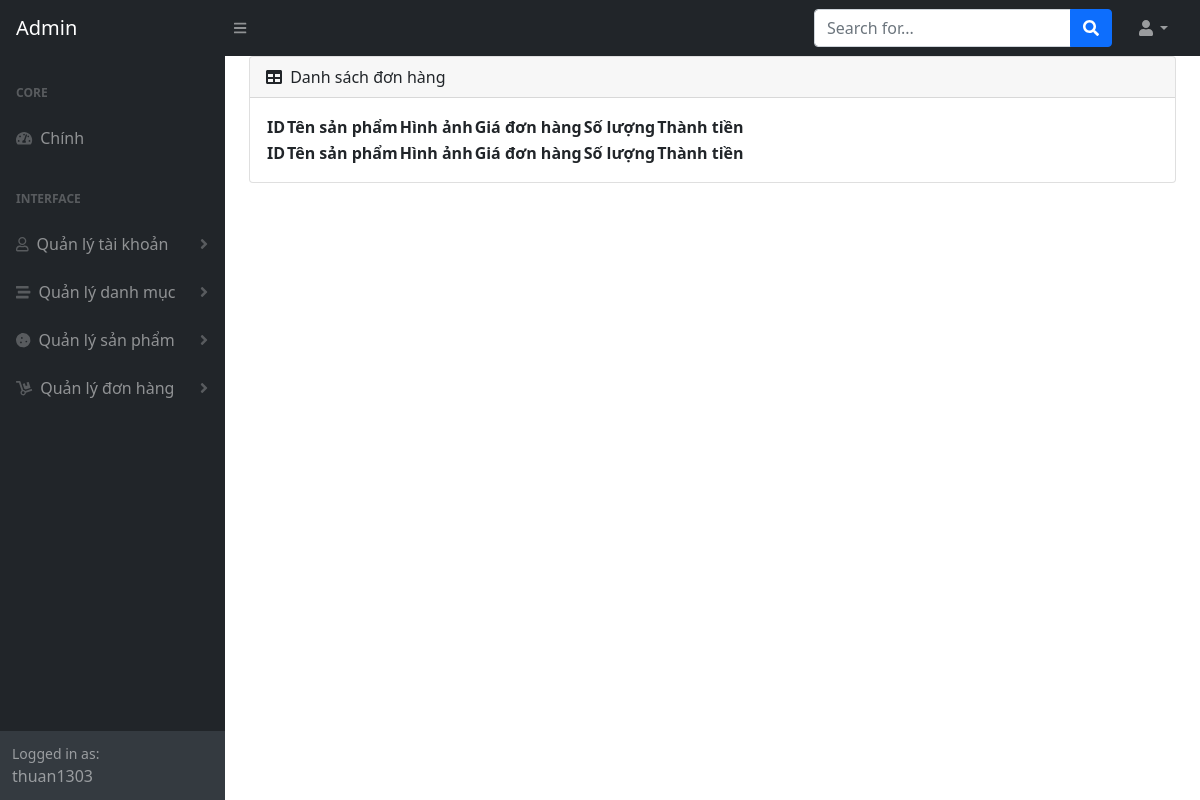
Before: /admin/index.php?module=detailsorder&id=63 (signed in) with the older database file.
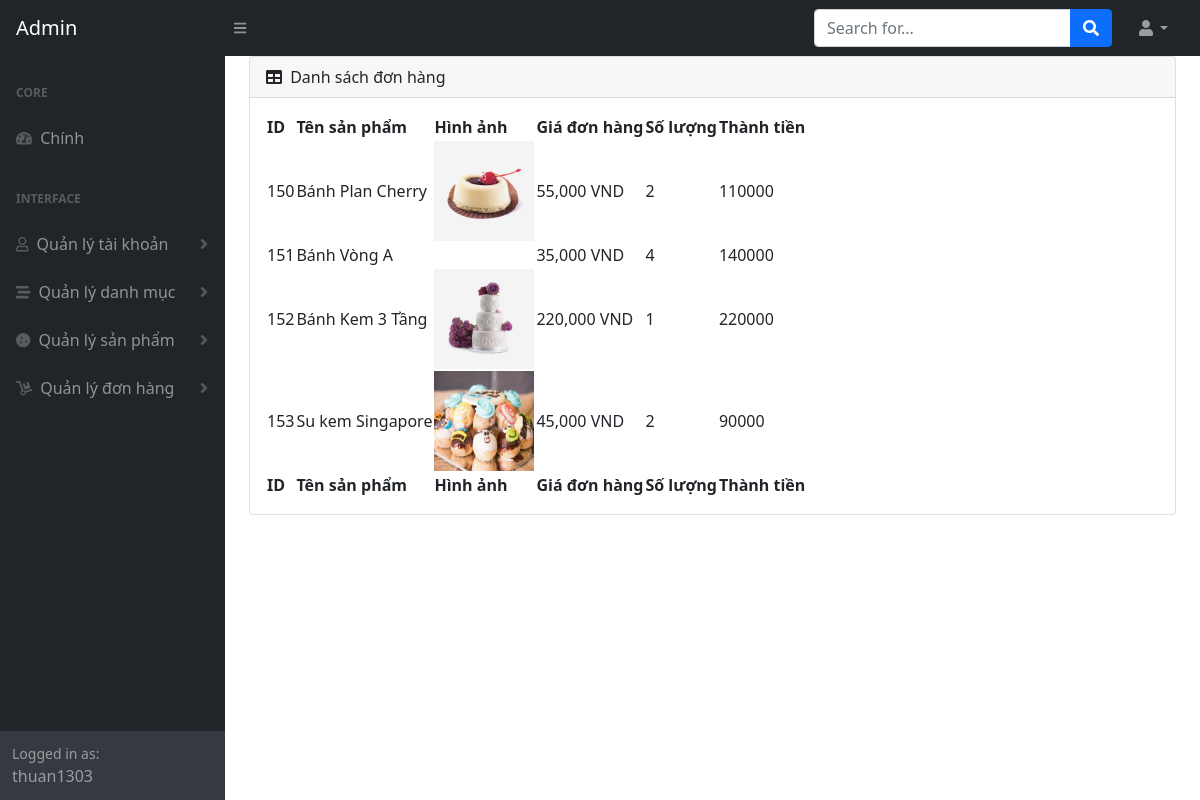
After: the same page with the newer database file.
### tables this page shows
CREATE TABLE `product` (
  `id` int(10) NOT NULL,
  `name` varchar(255) NOT NULL,
  `image` varchar(255) NOT NULL,
  `description` text NOT NULL,
  `price` double NOT NULL,
  `cat_id` int(10) NOT NULL
);

### admin/modules/detailsorder.php (the view, shortened to what this page needs)
<?php
include('../conn.php');
?>
<div class="card mb-4">
    <div class="card-header">
        <i class="fas fa-table me-1"></i>
        Danh sách đơn hàng
    </div>
    <div class="card-body">
        <table id="datatablesSimple">
            <thead>
                <tr>
                    <th>ID</th>
                    <th>Tên sản phẩm</th>
                    <th>Hình ảnh</th>
                    <th>Giá đơn hàng</th>
                    <th>Số lượng</th>
                    <th>Thành tiền</th>
                </tr>
            </thead>
            <tfoot>
                <tr>
                    <th>ID</th>
                    <th>Tên sản phẩm</th>
                    <th>Hình ảnh</th>
                    <th>Giá đơn hàng</th>
                    <th>Số lượng</th>
                    <th>Thành tiền</th>
                </tr>
            </tfoot>
            <tbody>
                <?php
                if (isset($_GET["id"])) {
                    $sql_query = "SELECT * FROM `order-details`, `product` WHERE `order-details`.`id`=`product`.`id` AND `order_id` =" . $_GET["id"];
                    $result = mysqli_query($connect, $sql_query);
                }
                while ($row = mysqli_fetch_array($result)) { ?>
                    <tr>
                        <td><?php echo $row["orderdetail_id"] ?></td>
                        <td><?php echo $row["name"] ?></td>
                        <td><img src="../upload/<?php echo $row["image"] ?>" alt=""></td>
                        <td><?php echo number_format($row["price"], 0, '', ',') ?> VND</td>
                        <td><?php echo $row["quantity"] ?></td>
                        <td><?php echo $row["total"] ?></td>
                    </tr>
                <?php }
                ?>
            </tbody>
    </div>
</div>

### admin/index.php (shortened to what this page needs)
<!DOCTYPE html>
<html lang="en">
<head>
    <link href="https://cdn.jsdelivr.net/npm/simple-datatables@latest/dist/style.css" rel="stylesheet" />
    <link href="css/styles.css" rel="stylesheet" />
</head>
<body class="sb-nav-fixed">
    <?php
    include('./modules/header.php');
    ?>
    <div id="layoutSidenav">
        <?php
        include('./modules/sidenav.php');
        ?>
        <div id="layoutSidenav_content">
            <div class="container-fluid px-4">
                <?php
                if (isset($_GET["module"])) {
                    $module = $_GET["module"];
                    include('./modules/' . $module . '.php');
                } else {
                    include('./modules/dashboard.php');
                }
                ?>
            </div>
        </div>
    </div>
</body>
</html>

### admin/modules/header.php (shortened to what this page needs)
<nav class="sb-topnav navbar navbar-expand navbar-dark bg-dark">
    <a class="navbar-brand ps-3" href="index.php">Admin</a>
    <button class="btn btn-link btn-sm order-1 order-lg-0 me-4 me-lg-0" id="sidebarToggle" href="#!"><i class="fas fa-bars"></i></button>
    <form class="d-none d-md-inline-block form-inline ms-auto me-0 me-md-3 my-2 my-md-0">
        <div class="input-group">
            <input class="form-control" type="text" placeholder="Search for..." aria-label="Search for..." aria-describedby="btnNavbarSearch" />
            <button class="btn btn-primary" id="btnNavbarSearch" type="button"><i class="fas fa-search"></i></button>
        </div>
    </form>
    <ul class="navbar-nav ms-auto ms-md-0 me-3 me-lg-4">
        <li class="nav-item dropdown">
            <a class="nav-link dropdown-toggle" id="navbarDropdown" href="#" role="button" data-bs-toggle="dropdown" aria-expanded="false"><i class="fas fa-user fa-fw"></i></a>
        </li>
    </ul>
</nav>

### admin/modules/sidenav.php (shortened to what this page needs)
<div id="layoutSidenav_nav">
    <nav class="sb-sidenav accordion sb-sidenav-dark" id="sidenavAccordion">
        <div class="sb-sidenav-menu">
            <div class="nav">
                <div class="sb-sidenav-menu-heading">Core</div>
                <a class="nav-link" href="index.php">
                    <div class="sb-nav-link-icon"><i class="fas fa-tachometer-alt"></i></div>
                    Chính
                </a>
                <div class="sb-sidenav-menu-heading">Interface</div>
                <a class="nav-link collapsed" href="#" data-bs-toggle="collapse" data-bs-target="#collapseLayouts" aria-expanded="false" aria-controls="collapseLayouts">
                    <div class="sb-nav-link-icon"><i class="far fa-user"></i></div>
                    Quản lý tài khoản
                    <div class="sb-sidenav-collapse-arrow"><i class="fas fa-angle-down"></i></div>
                </a>
                <a class="nav-link collapsed" href="#" data-bs-toggle="collapse" data-bs-target="#collapseLayouts" aria-expanded="false" aria-controls="collapseLayouts">
                    <div class="sb-nav-link-icon"><i class="fas fa-stream"></i></div>
                    Quản lý danh mục
                    <div class="sb-sidenav-collapse-arrow"><i class="fas fa-angle-down"></i></div>
                </a>
                <a class="nav-link collapsed" href="#" data-bs-toggle="collapse" data-bs-target="#collapseLayouts" aria-expanded="false" aria-controls="collapseLayouts">
                    <div class="sb-nav-link-icon"><i class="fas fa-cookie"></i></div>
                    Quản lý sản phẩm
                    <div class="sb-sidenav-collapse-arrow"><i class="fas fa-angle-down"></i></div>
                </a>
                <a class="nav-link collapsed" href="#" data-bs-toggle="collapse" data-bs-target="#collapseLayouts" aria-expanded="false" aria-controls="collapseLayouts">
                    <div class="sb-nav-link-icon"><i class="fas fa-dolly"></i></div>
                    Quản lý đơn hàng
                    <div class="sb-sidenav-collapse-arrow"><i class="fas fa-angle-down"></i></div>
                </a>
            </div>
        </div>
        <div class="sb-sidenav-footer">
            <div class="small">Logged in as:</div>
            <?php
            if (isset($_SESSION["login"]) && $_SESSION["login"]["7"] == 1) {
                echo $_SESSION["login"]["1"];
            }
            ?>
        </div>
    </nav>
</div>

### admin/modules/detailsorder.php (style rules this page uses)
tbody td img { width: 100px; }

Changed rows visible on the page:
added order-details: orderdetail_id "150", product.name "Bánh Plan Cherry", product.image (picture), product.price "55,000", quantity "2", total "110000"
added order-details: orderdetail_id "151", product.name "Bánh Vòng A", product.price "35,000", quantity "4", total "140000"
added order-details: orderdetail_id "152", product.name "Bánh Kem 3 Tầng", product.image (picture), product.price "220,000", quantity "1", total "220000"
added order-details: orderdetail_id "153", product.name "Su kem Singapore", product.image (picture), product.price "45,000", quantity "2", total "90000"
